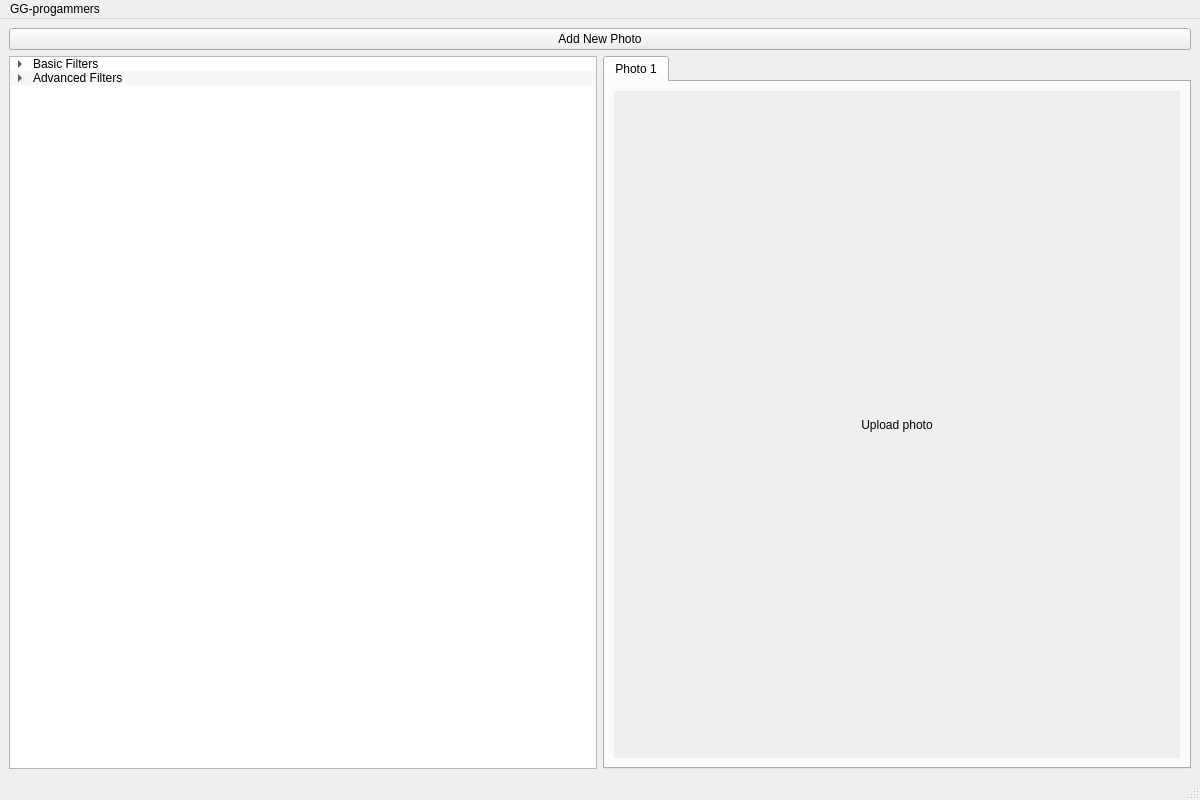
<?xml version="1.0" encoding="UTF-8"?>
<ui version="4.0">
 <class>MainWindow</class>
 <widget class="QMainWindow" name="MainWindow">
  <property name="geometry">
   <rect>
    <x>0</x>
    <y>0</y>
    <width>1200</width>
    <height>800</height>
   </rect>
  </property>
  <property name="windowTitle">
   <string>Photo Editor</string>
  </property>
  <widget class="QWidget" name="centralwidget">
   <layout class="QVBoxLayout" name="mainLayout">
    <item>
     <layout class="QHBoxLayout" name="headerLayout">
      <item>
       <widget class="QPushButton" name="newPhotoButton">
        <property name="text">
         <string>Add New Photo</string>
        </property>
       </widget>
      </item>
     </layout>
    </item>
    <item>
     <layout class="QHBoxLayout" name="contentLayout">
      <item>
       <widget class="QTreeWidget" name="treeWidget">
        <property name="minimumSize">
         <size>
          <width>250</width>
          <height>0</height>
         </size>
        </property>
        <property name="tabKeyNavigation">
         <bool>true</bool>
        </property>
        <property name="dragEnabled">
         <bool>true</bool>
        </property>
        <property name="dragDropOverwriteMode">
         <bool>true</bool>
        </property>
        <property name="alternatingRowColors">
         <bool>true</bool>
        </property>
        <property name="uniformRowHeights">
         <bool>true</bool>
        </property>
        <property name="sortingEnabled">
         <bool>true</bool>
        </property>
        <property name="animated">
         <bool>true</bool>
        </property>
        <property name="allColumnsShowFocus">
         <bool>true</bool>
        </property>
        <property name="wordWrap">
         <bool>true</bool>
        </property>
        <property name="headerHidden">
         <bool>true</bool>
        </property>
        <property name="headerLabel" stdset="0">
         <string>Filters</string>
        </property>
        <attribute name="headerVisible">
         <bool>false</bool>
        </attribute>
        <column>
         <property name="text">
          <string notr="true">1</string>
         </property>
         <property name="foreground">
          <brush brushstyle="HorPattern">
           <color alpha="255">
            <red>0</red>
            <green>0</green>
            <blue>0</blue>
           </color>
          </brush>
         </property>
        </column>
        <item>
         <property name="text">
          <string>Basic Filters</string>
         </property>
         <item>
          <property name="text">
           <string>Rotate</string>
          </property>
         </item>
         <item>
          <property name="text">
           <string>Reverse</string>
          </property>
         </item>
         <item>
          <property name="text">
           <string>Merge</string>
          </property>
         </item>
         <item>
          <property name="text">
           <string>Grayscale</string>
          </property>
         </item>
         <item>
          <property name="text">
           <string>Flip</string>
          </property>
         </item>
         <item>
          <property name="text">
           <string>Black and White</string>
          </property>
         </item>
        </item>
        <item>
         <property name="text">
          <string>Advanced Filters</string>
         </property>
         <item>
          <property name="text">
           <string>Resize</string>
          </property>
         </item>
         <item>
          <property name="text">
           <string>Lighten</string>
          </property>
         </item>
         <item>
          <property name="text">
           <string>Frame</string>
          </property>
         </item>
         <item>
          <property name="text">
           <string>Edge Detection</string>
          </property>
         </item>
         <item>
          <property name="text">
           <string>Darken</string>
          </property>
         </item>
         <item>
          <property name="text">
           <string>Crop</string>
          </property>
         </item>
        </item>
       </widget>
      </item>
      <item>
       <widget class="QTabWidget" name="tabWidget">
        <property name="tabPosition">
         <enum>QTabWidget::TabPosition::North</enum>
        </property>
        <widget class="QWidget" name="tab_1">
         <attribute name="title">
          <string>Photo 1</string>
         </attribute>
         <layout class="QVBoxLayout" name="photoLayout_1">
          <item>
           <widget class="QLabel" name="photoLabel_1">
            <property name="autoFillBackground">
             <bool>true</bool>
            </property>
            <property name="text">
             <string>Upload photo</string>
            </property>
            <property name="alignment">
             <set>Qt::AlignmentFlag::AlignCenter</set>
            </property>
           </widget>
          </item>
         </layout>
        </widget>
       </widget>
      </item>
     </layout>
    </item>
   </layout>
  </widget>
  <widget class="QMenuBar" name="menubar">
   <property name="geometry">
    <rect>
     <x>0</x>
     <y>0</y>
     <width>1200</width>
     <height>25</height>
    </rect>
   </property>
   <widget class="QMenu" name="menuGG_progammers">
    <property name="title">
     <string>GG-progammers</string>
    </property>
    <addaction name="separator"/>
   </widget>
   <addaction name="menuGG_progammers"/>
  </widget>
  <widget class="QStatusBar" name="statusbar"/>
 </widget>
 <resources/>
 <connections/>
</ui>
